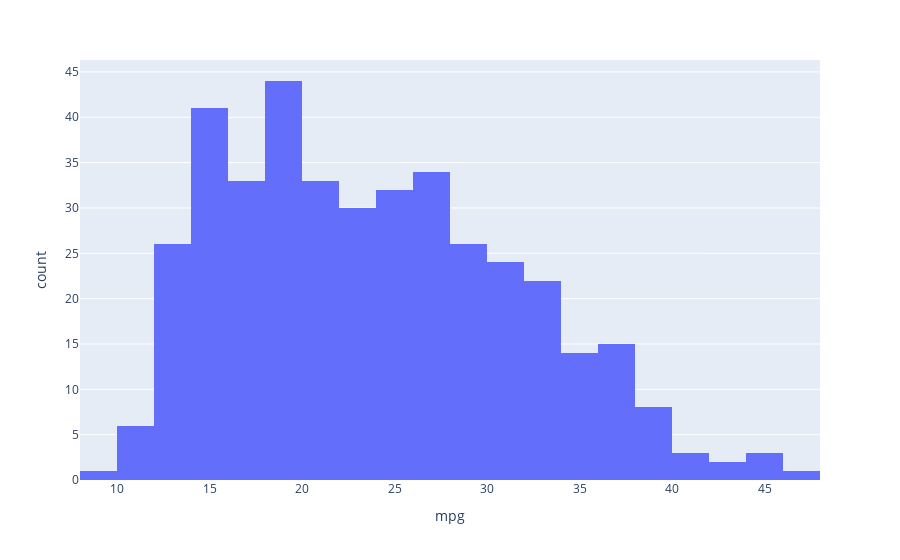
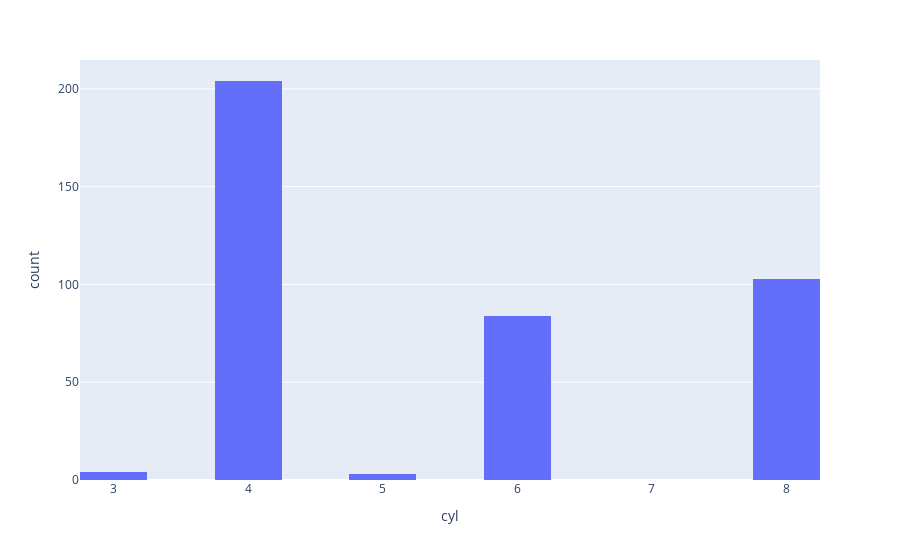
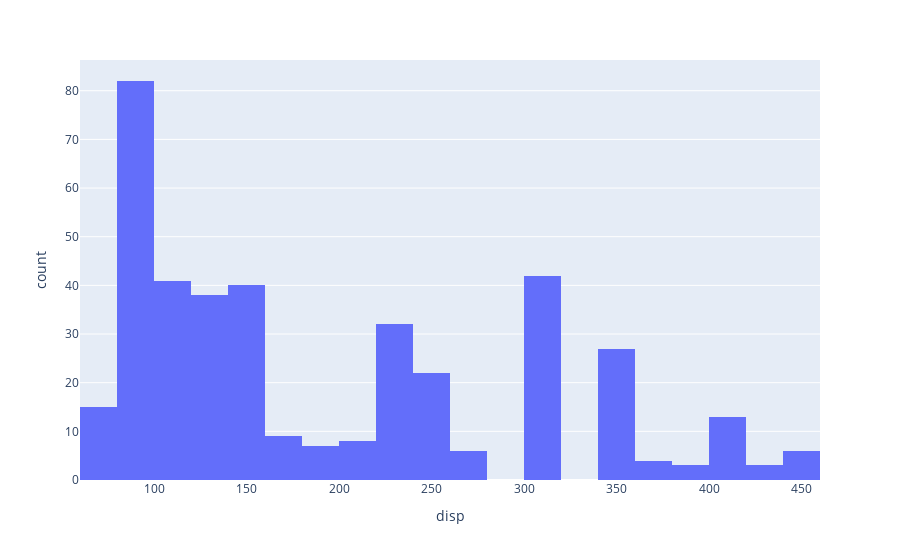
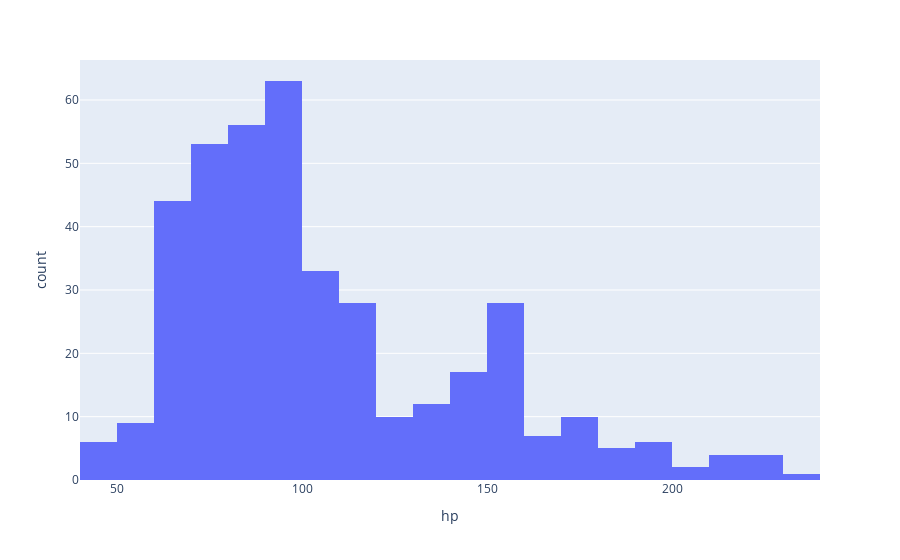

These figures' notebook cell, in order:
### Code cell
for column in df:
    fig=px.histogram(df,x=column, nbins=20,)
    fig.show()

### Figure 1 — Plotly figure (JSON) as saved in the notebook; plotly's stock layout.template omitted (floating-point values rounded to 4 significant figures; data arrays with more than 128 entries replaced by an {"elided": "..."} marker saying what was removed)
{"data": [{"alignmentgroup": "True", "bingroup": "x", "hovertemplate": "mpg=%{x}<br>count=%{y}<extra></extra>", "legendgroup": "", "marker": {"color": "#636efa", "pattern": {"shape": ""}}, "name": "", "nbinsx": 20, "offsetgroup": "", "orientation": "v", "showlegend": false, "type": "histogram", "x": {"elided": "398 float values"}, "xaxis": "x", "yaxis": "y"}], "layout": {"barmode": "relative", "legend": {"tracegroupgap": 0}, "margin": {"t": 60}, "xaxis": {"anchor": "y", "domain": [0, 1], "title": {"text": "mpg"}}, "yaxis": {"anchor": "x", "domain": [0, 1], "title": {"text": "count"}}}}

### Figure 2 — Plotly figure (JSON) as saved in the notebook; plotly's stock layout.template omitted (floating-point values rounded to 4 significant figures; data arrays with more than 128 entries replaced by an {"elided": "..."} marker saying what was removed)
{"data": [{"alignmentgroup": "True", "bingroup": "x", "hovertemplate": "cyl=%{x}<br>count=%{y}<extra></extra>", "legendgroup": "", "marker": {"color": "#636efa", "pattern": {"shape": ""}}, "name": "", "nbinsx": 20, "offsetgroup": "", "orientation": "v", "showlegend": false, "type": "histogram", "x": {"elided": "398 int values"}, "xaxis": "x", "yaxis": "y"}], "layout": {"barmode": "relative", "legend": {"tracegroupgap": 0}, "margin": {"t": 60}, "xaxis": {"anchor": "y", "domain": [0, 1], "title": {"text": "cyl"}}, "yaxis": {"anchor": "x", "domain": [0, 1], "title": {"text": "count"}}}}

### Figure 3 — Plotly figure (JSON) as saved in the notebook; plotly's stock layout.template omitted (floating-point values rounded to 4 significant figures; data arrays with more than 128 entries replaced by an {"elided": "..."} marker saying what was removed)
{"data": [{"alignmentgroup": "True", "bingroup": "x", "hovertemplate": "disp=%{x}<br>count=%{y}<extra></extra>", "legendgroup": "", "marker": {"color": "#636efa", "pattern": {"shape": ""}}, "name": "", "nbinsx": 20, "offsetgroup": "", "orientation": "v", "showlegend": false, "type": "histogram", "x": {"elided": "398 float values"}, "xaxis": "x", "yaxis": "y"}], "layout": {"barmode": "relative", "legend": {"tracegroupgap": 0}, "margin": {"t": 60}, "xaxis": {"anchor": "y", "domain": [0, 1], "title": {"text": "disp"}}, "yaxis": {"anchor": "x", "domain": [0, 1], "title": {"text": "count"}}}}

### Figure 4 — Plotly figure (JSON) as saved in the notebook; plotly's stock layout.template omitted (floating-point values rounded to 4 significant figures; data arrays with more than 128 entries replaced by an {"elided": "..."} marker saying what was removed)
{"data": [{"alignmentgroup": "True", "bingroup": "x", "hovertemplate": "hp=%{x}<br>count=%{y}<extra></extra>", "legendgroup": "", "marker": {"color": "#636efa", "pattern": {"shape": ""}}, "name": "", "nbinsx": 20, "offsetgroup": "", "orientation": "v", "showlegend": false, "type": "histogram", "x": {"elided": "398 float values"}, "xaxis": "x", "yaxis": "y"}], "layout": {"barmode": "relative", "legend": {"tracegroupgap": 0}, "margin": {"t": 60}, "xaxis": {"anchor": "y", "domain": [0, 1], "title": {"text": "hp"}}, "yaxis": {"anchor": "x", "domain": [0, 1], "title": {"text": "count"}}}}
